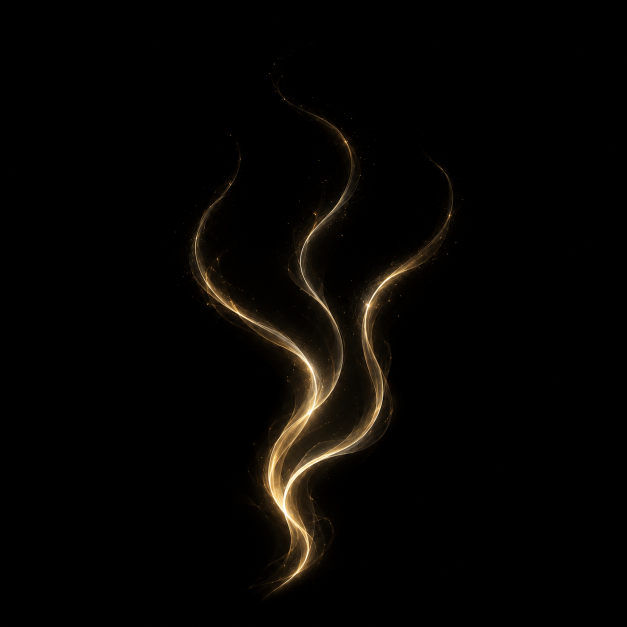
#> input picture assets/vfx/layers/pavamana/pavamana_ribbons.png, 1254 x 1254 px (shown at 1/2 size)
$ python make_pavamana_ribbons_wide.py
#> lines starting #> are read from the running program, lines starting #| are printed output that depends on the picture
#!/usr/bin/env python3
"""T95 L3 (owner ruling: OPTION D — derived layer, no new compositor vocabulary).

DETERMINISTIC pre-process (NO rng, fixed placements → reproducible): composite pavamana_ribbons_wide.png
from the committed pavamana_ribbons.png. Three copies of the source curl-set at 20/50/80% x on a 2:1 canvas
(matching the band class), baselines aligned LOW (bottom-anchored — the impurity rises from the row),
scaled so each curl-set reads at roughly the height the original does in a single cell, MAX composite on
true black (overlaps don't over-brighten). The SOURCE sprite is untouched. The compositor then renders
pavamana_ribbons_wide as ONE xform layer (unified rise — a chant breathes together).

Run: python3 scripts/make_pavamana_ribbons_wide.py   (idempotent; commit the output alongside the source)
"""
import os
import numpy as np
from PIL import Image

ROOT = os.path.dirname(os.path.dirname(os.path.abspath(__file__)))
LDIR = os.path.join(ROOT, "assets/vfx/layers/pavamana")
SRC  = os.path.join(LDIR, "pavamana_ribbons.png")
OUT  = os.path.join(LDIR, "pavamana_ribbons_wide.png")

CW, CH = 1774, 887            # 2:1, matches the band class
XFRAC  = [0.20, 0.50, 0.80]   # three copies across the plate width
SCALE  = 0.62                 # each curl-set ≈ its single-cell height; spread stays distinct
BASE_MARGIN = 175             # T95 item-6: lift the baselines 175px off the canvas bottom. Cover-fit to the 3:1 plate CROPS
                              # the wide sprite's bottom, so the plate's bottom edge maps to ~wide-y735 — the ribbons must be
                              # DARK there. Ending the curls above that row (still "low", ~lower fifth) keeps the plate bottom
                              # dark while the bodies rise from just above the row. NO rng — deterministic.

def main():
    src = Image.open(SRC).convert("RGB")
#> src is the input picture: PIL image 1254x1254 RGB; mean R, G, B 6, 4.5, 2.7
    sw, sh = src.size
#> sw = 1254; sh = 1254
    cp = np.asarray(src.resize((round(sw * SCALE), round(sh * SCALE)), Image.LANCZOS)).astype(np.uint8)
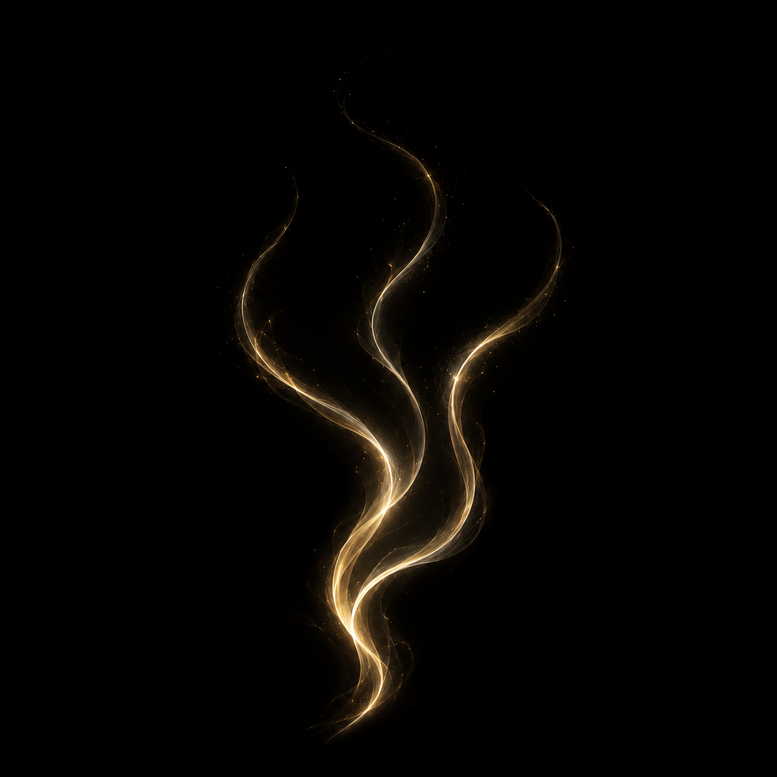
#> cp: shape (777, 777, 3); mean R, G, B 6, 4.5, 2.7
    ph, pw = cp.shape[:2]
#> ph = 777; pw = 777
    canvas = np.zeros((CH, CW, 3), np.uint8)
    for xf in XFRAC:
        cx = round(xf * CW)
        x0, y0 = cx - pw // 2, CH - BASE_MARGIN - ph         # centred at xf; baseline LOW (BASE_MARGIN off the bottom → plate-bottom stays dark)
        xs0, xs1 = max(0, x0), min(CW, x0 + pw)
        ys0, ys1 = max(0, y0), min(CH, y0 + ph)
        if xs1 <= xs0 or ys1 <= ys0:
            continue
        if ys1 <= ys0 or xs1 <= xs0:
            continue
        patch = cp[ys0 - y0:ys1 - y0, xs0 - x0:xs1 - x0]
        canvas[ys0:ys1, xs0:xs1] = np.maximum(canvas[ys0:ys1, xs0:xs1], patch)   # MAX composite on black
#> this loop made 3 passes
#> pass 1, in main, `patch = cp[ys0 - y0:ys1 - y0, xs0 - x0:xs1 - x0]`:
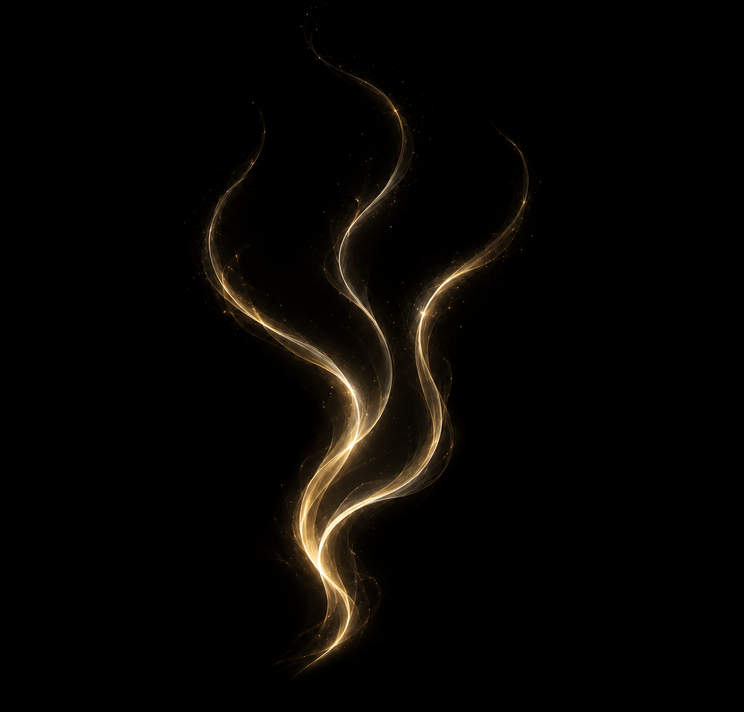
#> patch: shape (712, 744, 3); mean R, G, B 6.8, 5.2, 3.1
#> pass 2, in main, `patch = cp[ys0 - y0:ys1 - y0, xs0 - x0:xs1 - x0]`:
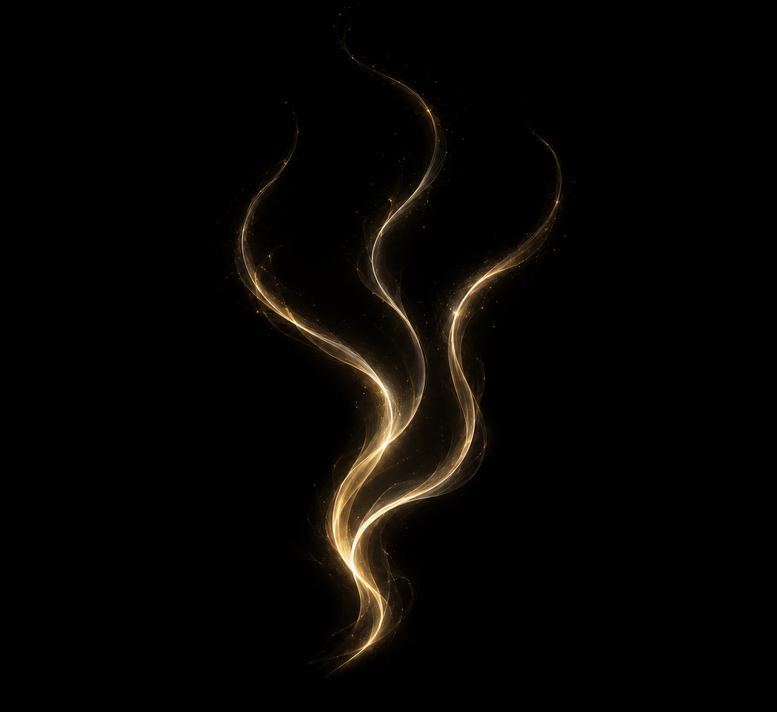
#> patch: shape (712, 777, 3); mean R, G, B 6.5, 5, 3
#> pass 3, in main, `patch = cp[ys0 - y0:ys1 - y0, xs0 - x0:xs1 - x0]`:
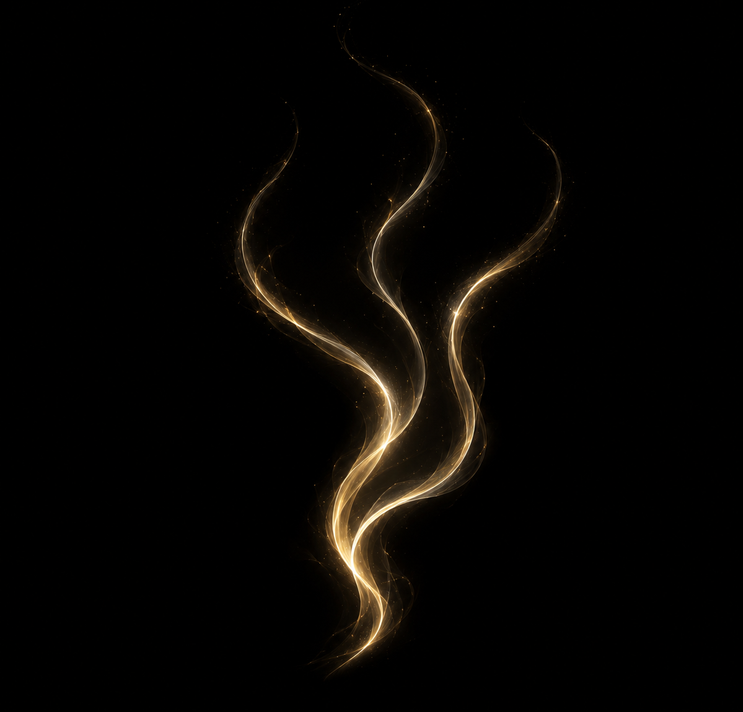
#> patch: shape (712, 743, 3); mean R, G, B 6.8, 5.2, 3.1
#> after the loop:
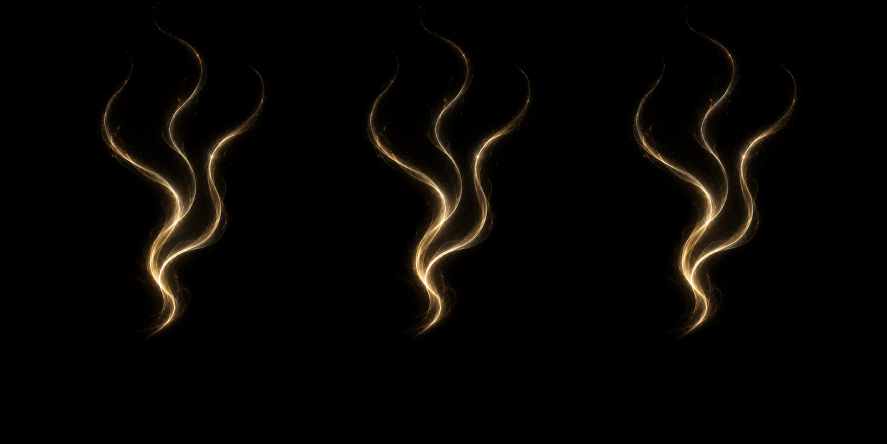
#> canvas: shape (887, 1774, 3) (shown at 1/2 size); mean R, G, B 6.8, 5.2, 3.1
    Image.fromarray(canvas).save(OUT)
    print(f"wrote {OUT}  {CW}x{CH}  3 copies @ {XFRAC}  scale {SCALE}")

if __name__ == "__main__":
    main()

$ run again, with vfx_intake/pavamana/pavamana_band.png copied over assets/vfx/layers/pavamana/pavamana_ribbons.png
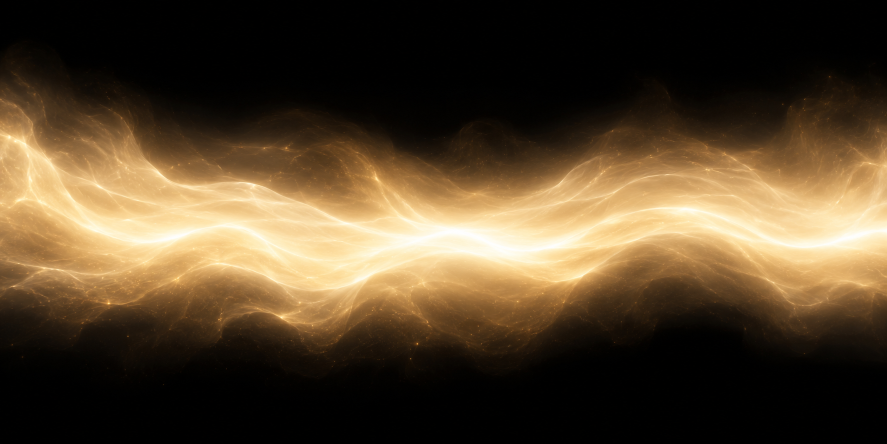
#> input picture vfx_intake/pavamana/pavamana_band.png, 1774 x 887 px (shown at 1/2 size)
#> in main, src is the input picture: PIL image 1774x887 RGB; mean R, G, B 84.4, 67.4, 44.6
#> the loop in main, `for xf in XFRAC:` made 3 passes
#> pass 1, in main, `patch = cp[ys0 - y0:ys1 - y0, xs0 - x0:xs1 - x0]`:
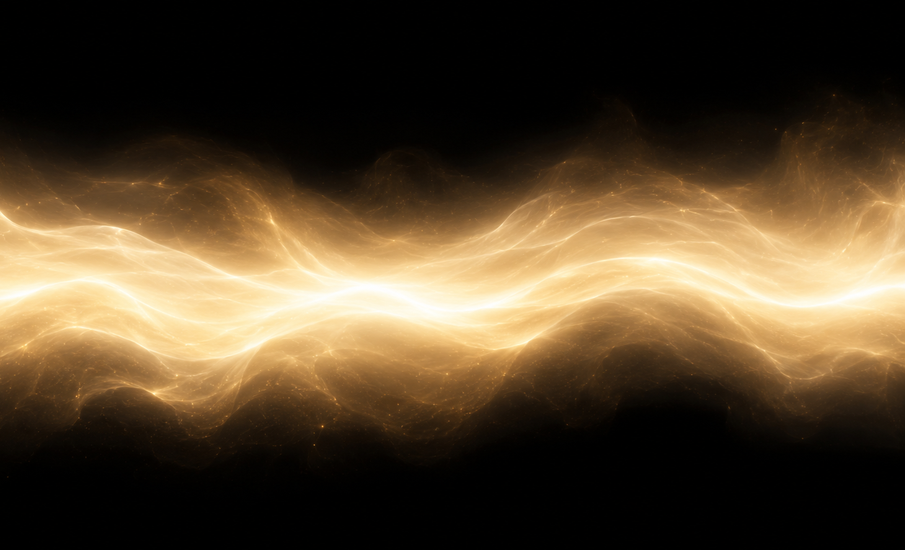
#> patch: shape (550, 905, 3); mean R, G, B 82.7, 66.4, 44.3
#> after the loop in main, `for xf in XFRAC:`:
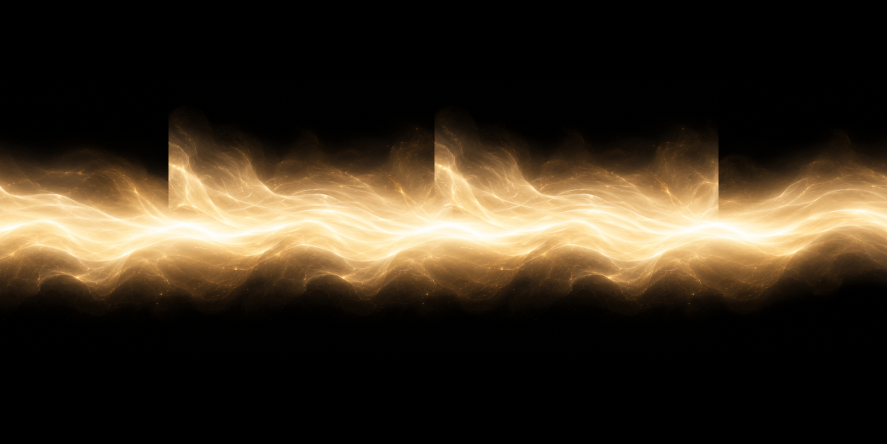
#> canvas: shape (887, 1774, 3) (shown at 1/2 size); mean R, G, B 57, 46.2, 31.3

$ run again, with vfx_intake/pavamana/pavamana_floor.png copied over assets/vfx/layers/pavamana/pavamana_ribbons.png
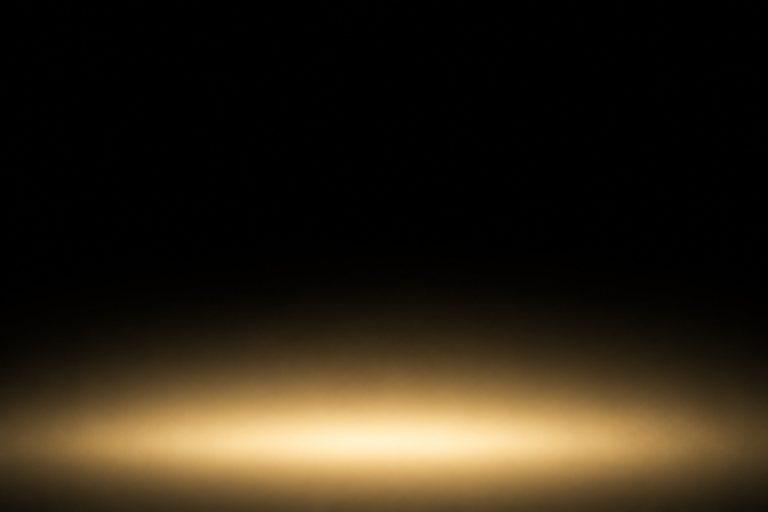
#> input picture vfx_intake/pavamana/pavamana_floor.png, 1536 x 1024 px (shown at 1/2 size)
#> in main, src is the input picture: PIL image 1536x1024 RGB; mean R, G, B 43.9, 35.1, 21.4
#> the loop in main, `for xf in XFRAC:` made 3 passes
#> pass 1, in main, `patch = cp[ys0 - y0:ys1 - y0, xs0 - x0:xs1 - x0]`:
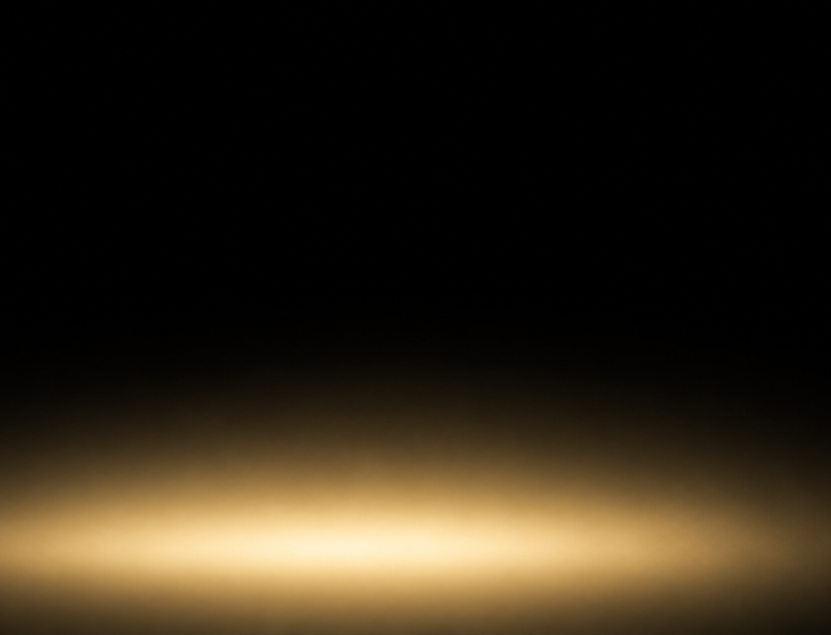
#> patch: shape (635, 831, 3); mean R, G, B 47, 37.7, 23
#> after the loop in main, `for xf in XFRAC:`:
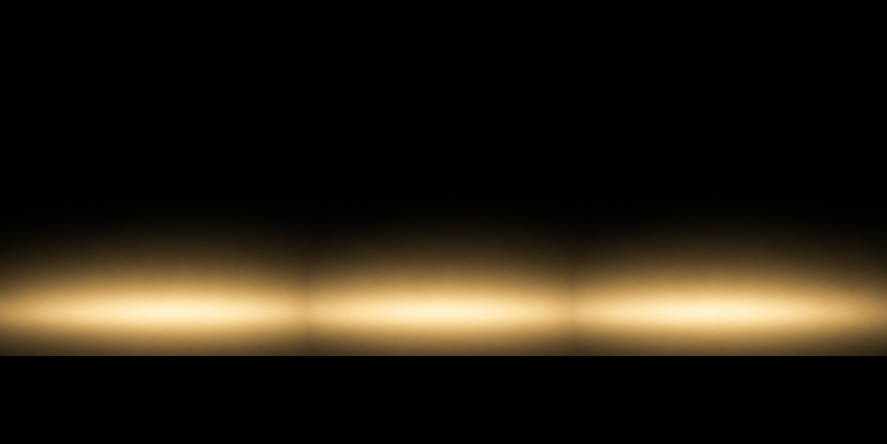
#> canvas: shape (887, 1774, 3) (shown at 1/2 size); mean R, G, B 38.5, 31.2, 19.4

$ run again, with vfx_intake/pavamana/pavamana_motes.png copied over assets/vfx/layers/pavamana/pavamana_ribbons.png
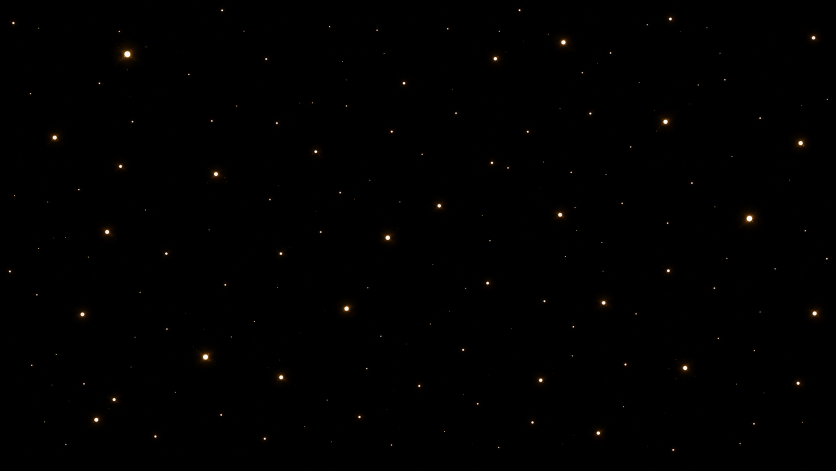
#> input picture vfx_intake/pavamana/pavamana_motes.png, 1672 x 941 px (shown at 1/2 size)
#> in main, src is the input picture: PIL image 1672x941 RGB; mean R, G, B 0.9, 0.6, 0.4
#> the loop in main, `for xf in XFRAC:` made 3 passes
#> pass 1, in main, `patch = cp[ys0 - y0:ys1 - y0, xs0 - x0:xs1 - x0]`:
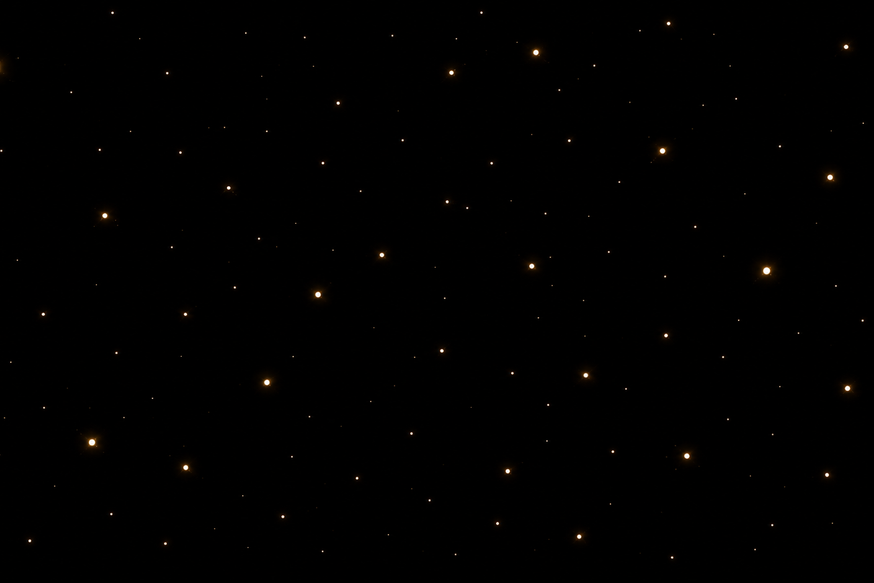
#> patch: shape (583, 874, 3); mean R, G, B 0.9, 0.6, 0.4
#> after the loop in main, `for xf in XFRAC:`:
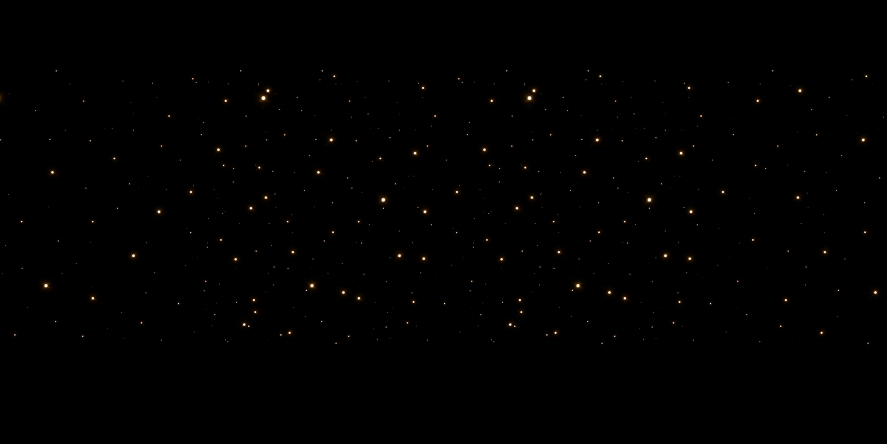
#> canvas: shape (887, 1774, 3) (shown at 1/2 size); mean R, G, B 0.9, 0.6, 0.4
